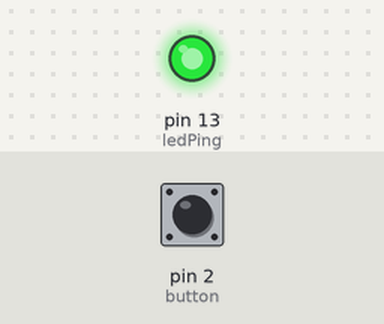
Bench run of a sketch on a simulated Arduino Uno, built with avr-gcc and run on an emulated ATmega328P. On the bench: output pins drawn as LEDs (lit = HIGH). The test bench sets the inputs (shaded band); at power-on: pin 2 (button) LOW.

Above: at 1.2 s.
1.3 s: pin 2 (button) pulled HIGH for 0.15 s
At 1.37 s:
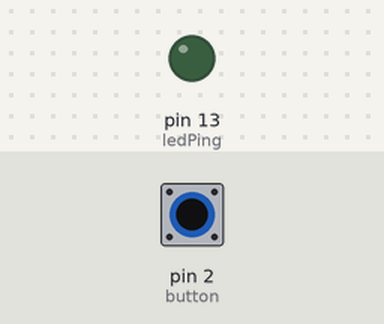
2.9 s: pin 2 (button) pulled HIGH for 3.2 s
At 6.4 s:
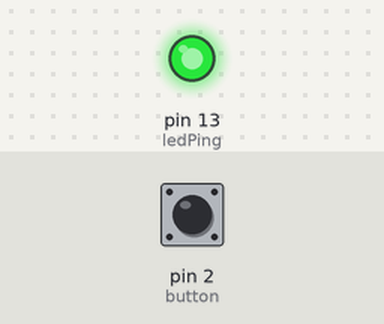
Timing chart, 0 to 7.9 s (numbered marks = the images above; inputs shaded):
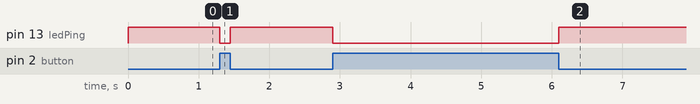

Measured:
- after the input at 1.3 s, pin 13 (ledPing): HIGH → LOW at once, → HIGH 0.15 s later
- after the input at 2.9 s, pin 13 (ledPing): HIGH → LOW at once, → HIGH 3.2 s later

The sketch:

blink-button.ino
```cpp
const int ledPing = 13 ;
const int button = 2 ;
int buttonStatus = 0 ;

void setup() {
  pinMode( ledPing , OUTPUT ) ;
  pinMode( button , INPUT ) ;
}

void loop() {
  buttonStatus = digitalRead( button ) ;

  if ( buttonStatus == HIGH ) {
    digitalWrite( ledPing , LOW ) ;
  }
  else {
    digitalWrite( ledPing , HIGH ) ;
  }
}
```
